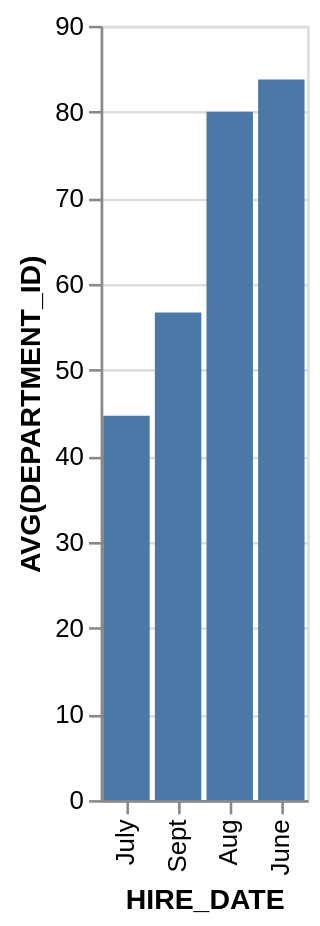

The specification (Vega-Lite) saved for this image:
### Vega-Lite specification from a JSON file in a GitHub repository (floating-point values rounded to 4 significant figures)
{"data": {"values": [{"x_data": "June", "y_data": 83.75}, {"x_data": "July", "y_data": 44.67}, {"x_data": "Aug", "y_data": 80}, {"x_data": "Sept", "y_data": 56.67}]}, "mark": "bar", "encoding": {"x": {"field": "x_data", "type": "nominal", "title": "HIRE_DATE", "sort": {"op": "sum", "field": "y_data", "order": "ascending"}}, "y": {"field": "y_data", "type": "quantitative", "title": "AVG(DEPARTMENT_ID)"}}}
